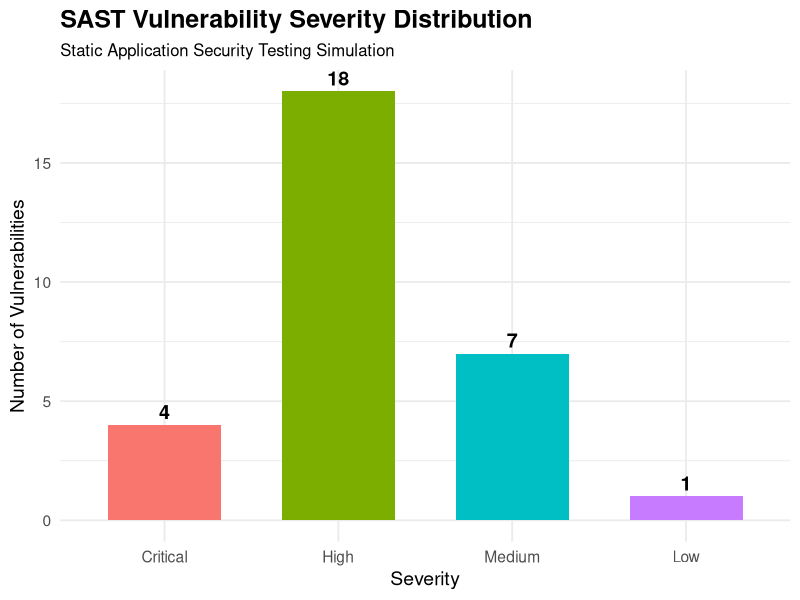
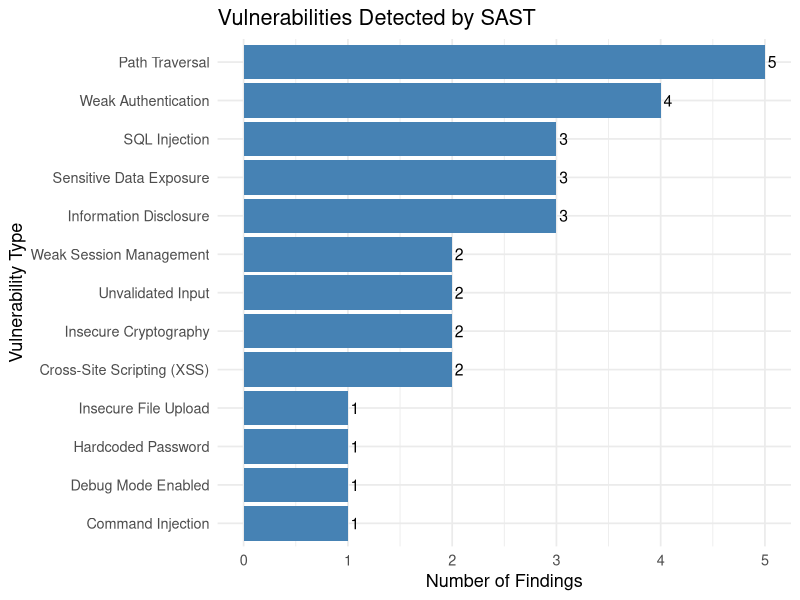
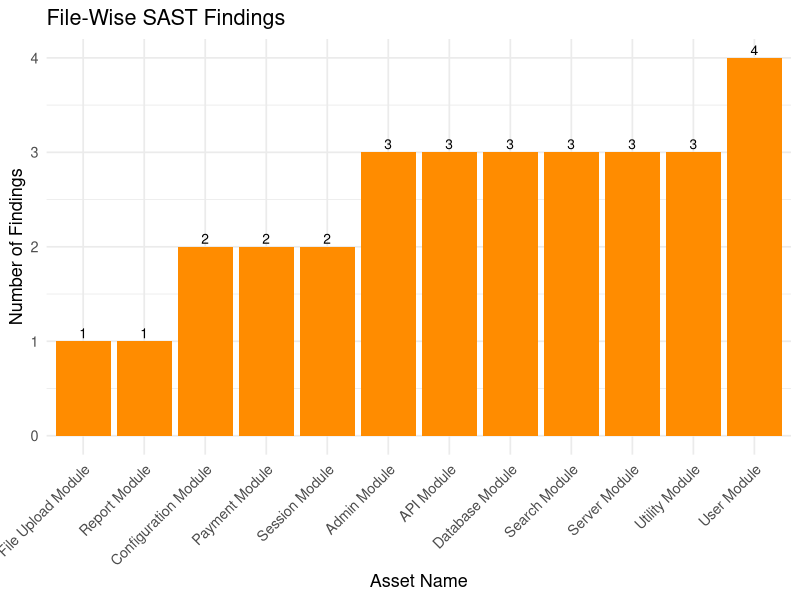
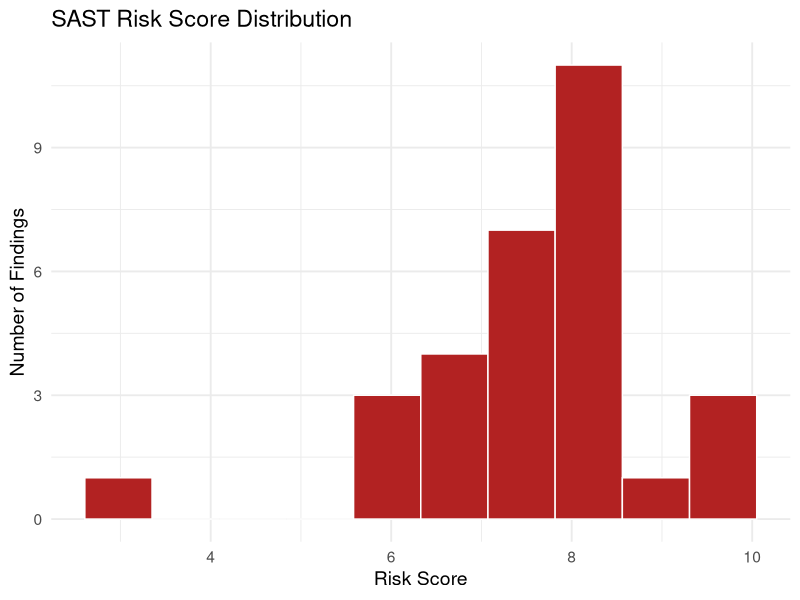
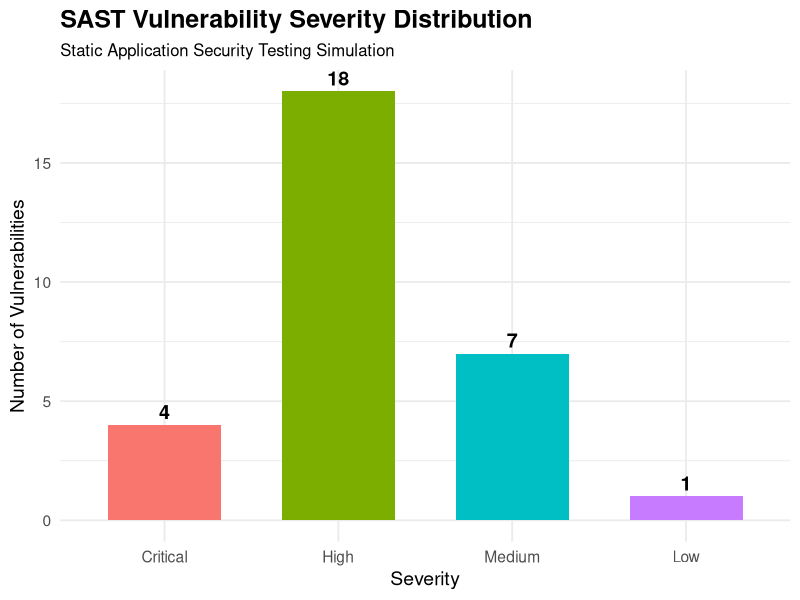
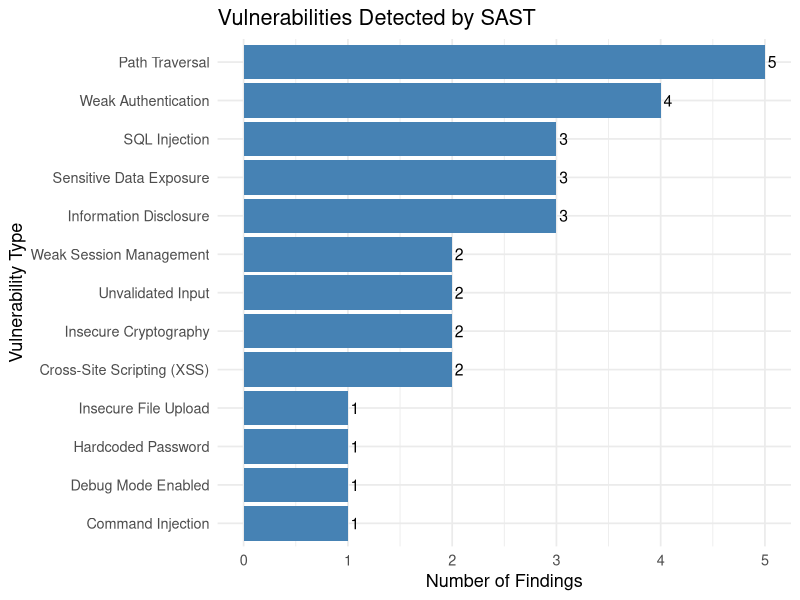
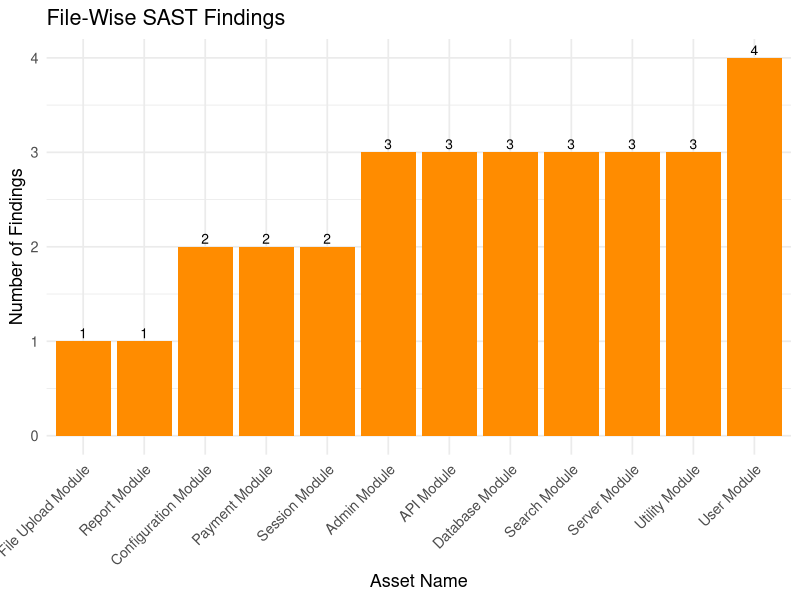
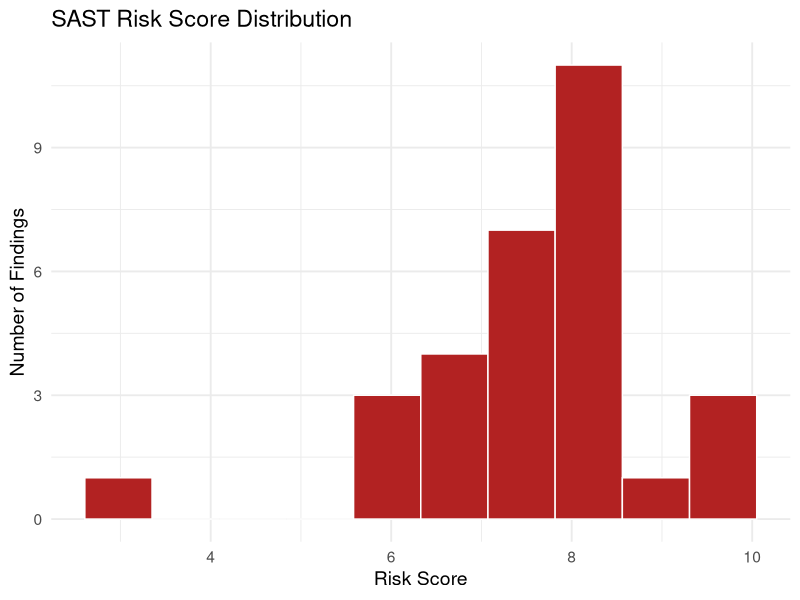

Generate these figures, in order, with R:
# ================================================================
# CO3 PART 1
# STATIC APPLICATION SECURITY TESTING (SAST) SIMULATION
# ================================================================

# ------------------------------------------------
# 1. LOAD REQUIRED LIBRARIES
# ------------------------------------------------

library(ggplot2)
library(dplyr)
library(tidyr)
library(scales)

# ------------------------------------------------
# 2. PROJECT INFORMATION
# ------------------------------------------------

cat("\n")
cat("============================================================\n")
cat("       CO3 PART 1 - SAST SECURITY SIMULATION\n")
cat("============================================================\n")
cat("Subject : DevSecOps Engineering and Application Security\n")
cat("Activity: Static Application Security Testing (SAST)\n")
cat("Language: R Programming\n")
cat("============================================================\n\n")

# ------------------------------------------------
# 3. CREATE SYNTHETIC SOURCE CODE DATA
# ------------------------------------------------
# Simulates files scanned by a SAST tool

source_files <- data.frame(
  
  Asset_ID = paste0("A", sprintf("%02d", 1:15)),
  
  Asset_Name = c(
    "Login Module",
    "Database Module",
    "Authentication Module",
    "Payment Module",
    "User Module",
    "API Module",
    "Configuration Module",
    "Admin Module",
    "File Upload Module",
    "Search Module",
    "Session Module",
    "Report Module",
    "Email Module",
    "Server Module",
    "Utility Module"
  ),
  
  File_ID = 1:15,
  
  File_Name = c(
    "login.py",
    "database.py",
    "auth.py",
    "payment.py",
    "user.py",
    "api.py",
    "config.py",
    "admin.py",
    "upload.py",
    "search.py",
    "session.py",
    "report.py",
    "email.py",
    "server.py",
    "utils.py"
  ),
  
  Language = c(
    "Python",
    "Python",
    "Python",
    "Python",
    "Python",
    "Python",
    "Python",
    "Python",
    "Python",
    "Python",
    "Python",
    "Python",
    "Python",
    "Python",
    "Python"
  ),
  
  Lines_of_Code = c(
    260, 395, 325, 410, 205,
    485, 165, 290, 345, 305,
    350, 235, 195, 435, 215
  )
)

cat("SOURCE CODE ASSETS SCANNED\n")
cat("------------------------------------------------------------\n")
print(source_files)

# ------------------------------------------------
# 4. SAST VULNERABILITY DATABASE
# ------------------------------------------------

vulnerability_types <- data.frame(
  
  Vulnerability_ID = paste0(
    "V",
    sprintf("%02d", 1:15)
  ),
  
  Vulnerability = c(
    "SQL Injection",
    "Hardcoded Password",
    "Cross-Site Scripting (XSS)",
    "Weak Authentication",
    "Command Injection",
    "Insecure File Upload",
    "Unvalidated Input",
    "Insecure Cryptography",
    "Information Disclosure",
    "Debug Mode Enabled",
    "Path Traversal",
    "Missing Access Control",
    "Weak Session Management",
    "Insecure API Endpoint",
    "Sensitive Data Exposure"
  ),
  
  Severity = c(
    "Critical",
    "High",
    "High",
    "High",
    "Critical",
    "High",
    "Medium",
    "Medium",
    "Medium",
    "Low",
    "High",
    "Critical",
    "High",
    "Medium",
    "High"
  ),
  
  CWE = c(
    "CWE-89",
    "CWE-798",
    "CWE-79",
    "CWE-287",
    "CWE-78",
    "CWE-434",
    "CWE-20",
    "CWE-327",
    "CWE-200",
    "CWE-489",
    "CWE-22",
    "CWE-862",
    "CWE-613",
    "CWE-918",
    "CWE-200"
  ),
  
  Risk_Score = c(
    9.8,
    8.5,
    8.2,
    8.0,
    9.1,
    8.1,
    6.5,
    6.8,
    5.9,
    3.1,
    7.8,
    9.0,
    7.5,
    6.7,
    8.3
  )
)

cat("\n")
cat("SAST VULNERABILITY RULE DATABASE\n")
cat("------------------------------------------------------------\n")
print(vulnerability_types)

# ------------------------------------------------
# 5. SIMULATE SAST SCAN
# ------------------------------------------------

set.seed(74)

# Randomly select files for vulnerability findings

selected_files <- sample(
  source_files$File_Name,
  size = 30,
  replace = TRUE
)

# Randomly select vulnerabilities

selected_vulnerabilities <- sample(
  1:nrow(vulnerability_types),
  size = 30,
  replace = TRUE
)

# Create findings

sast_findings <- data.frame(
  
  Finding_ID = paste0(
    "SAST-",
    sprintf("%03d", 1:30)
  ),
  
  Asset_ID = source_files$Asset_ID[
    match(
      selected_files,
      source_files$File_Name
    )
  ],
  
  Asset_Name = source_files$Asset_Name[
    match(
      selected_files,
      source_files$File_Name
    )
  ],
  
  File_Name = selected_files,
  
  Vulnerability_ID =
    vulnerability_types$Vulnerability_ID[
      selected_vulnerabilities
    ],
  
  Vulnerability =
    vulnerability_types$Vulnerability[
      selected_vulnerabilities
    ],
  
  Severity =
    vulnerability_types$Severity[
      selected_vulnerabilities
    ],
  
  CWE =
    vulnerability_types$CWE[
      selected_vulnerabilities
    ],
  
  Risk_Score =
    vulnerability_types$Risk_Score[
      selected_vulnerabilities
    ]
)

# Add simulated line numbers

sast_findings$Line_Number <- sample(
  10:450,
  nrow(sast_findings),
  replace = TRUE
)

# Add status

sast_findings$Status <- ifelse(
  sast_findings$Severity %in%
    c("Critical", "High"),
  "Open - Immediate Fix",
  "Open - Review"
)

cat("\n")
cat("============================================================\n")
cat("              SAST SCAN COMPLETED\n")
cat("============================================================\n")

cat("\nTotal Assets Scanned      :", nrow(source_files))
cat("\nTotal Source Files Scanned :", nrow(source_files))
cat("\nTotal Lines of Code       :",
    format(
      sum(source_files$Lines_of_Code),
      big.mark = ","
    ))
cat("\nTotal Findings            :", nrow(sast_findings))
cat("\n")

# ------------------------------------------------
# 6. DISPLAY SAST FINDINGS
# ------------------------------------------------

cat("\n")
cat("SAST FINDINGS\n")
cat("------------------------------------------------------------\n")

print(sast_findings)

# ------------------------------------------------
# 7. SEVERITY ANALYSIS
# ------------------------------------------------

severity_summary <- sast_findings %>%
  
  count(Severity) %>%
  
  mutate(
    Percentage =
      round(
        n / sum(n) * 100,
        2
      )
  )

# Maintain correct security order

severity_summary$Severity <- factor(
  severity_summary$Severity,
  levels = c(
    "Critical",
    "High",
    "Medium",
    "Low"
  )
)

severity_summary <- severity_summary %>%
  arrange(Severity)

cat("\n")
cat("============================================================\n")
cat("              SEVERITY SUMMARY\n")
cat("============================================================\n")

print(severity_summary)

# ------------------------------------------------
# 8. VULNERABILITY TYPE SUMMARY
# ------------------------------------------------

vulnerability_summary <- sast_findings %>%
  
  count(
    Vulnerability,
    Severity
  ) %>%
  
  arrange(
    desc(n)
  )

cat("\n")
cat("============================================================\n")
cat("          VULNERABILITY TYPE SUMMARY\n")
cat("============================================================\n")

print(vulnerability_summary)

# ------------------------------------------------
# 9. FILE-WISE VULNERABILITY SUMMARY
# ------------------------------------------------

file_summary <- sast_findings %>%
  
  count(
    Asset_Name,
    File_Name,
    name = "Vulnerabilities"
  ) %>%
  
  arrange(
    desc(Vulnerabilities)
  )

cat("\n")
cat("============================================================\n")
cat("             FILE-WISE FINDINGS\n")
cat("============================================================\n")

print(file_summary)

# ------------------------------------------------
# 10. CRITICAL AND HIGH RISK FINDINGS
# ------------------------------------------------

high_risk <- sast_findings %>%
  
  filter(
    Severity %in%
      c(
        "Critical",
        "High"
      )
  ) %>%
  
  arrange(
    desc(Risk_Score)
  )

cat("\n")
cat("============================================================\n")
cat("       CRITICAL / HIGH RISK VULNERABILITIES\n")
cat("============================================================\n")

print(high_risk)

# ------------------------------------------------
# 11. SECURITY RISK SCORE ANALYSIS
# ------------------------------------------------

average_risk <- mean(
  sast_findings$Risk_Score
)

maximum_risk <- max(
  sast_findings$Risk_Score
)

critical_count <- sum(
  sast_findings$Severity == "Critical"
)

high_count <- sum(
  sast_findings$Severity == "High"
)

medium_count <- sum(
  sast_findings$Severity == "Medium"
)

low_count <- sum(
  sast_findings$Severity == "Low"
)

cat("\n")
cat("============================================================\n")
cat("              RISK ANALYSIS\n")
cat("============================================================\n")

cat("\nAverage Risk Score :", round(average_risk, 2))
cat("\nMaximum Risk Score :", round(maximum_risk, 2))
cat("\nCritical Findings  :", critical_count)
cat("\nHigh Findings      :", high_count)
cat("\nMedium Findings    :", medium_count)
cat("\nLow Findings       :", low_count)
cat("\n")

# ------------------------------------------------
# 12. SECURITY GATE DECISION
# ------------------------------------------------
# DevSecOps security gate:
# Critical or High vulnerabilities cause failure.

if (
  critical_count > 0 |
  high_count > 0
) {
  
  security_status <- "FAILED"
  
  security_message <-
    "Critical/High vulnerabilities detected. Fix before deployment."
  
} else {
  
  security_status <- "PASSED"
  
  security_message <-
    "No Critical/High vulnerabilities detected."
}

cat("\n")
cat("============================================================\n")
cat("                 SECURITY GATE\n")
cat("============================================================\n")

cat("\nSecurity Status :", security_status)
cat("\nDecision        :", security_message)
cat("\n")

# ------------------------------------------------
# 13. SAST SUMMARY TABLE
# ------------------------------------------------

summary_table <- data.frame(
  
  Metric = c(
    "Assets Scanned",
    "Files Scanned",
    "Lines of Code",
    "Total Findings",
    "Critical",
    "High",
    "Medium",
    "Low",
    "Average Risk Score",
    "Maximum Risk Score",
    "Security Gate"
  ),
  
  Result = c(
    nrow(source_files),
    nrow(source_files),
    
    format(
      sum(source_files$Lines_of_Code),
      big.mark = ","
    ),
    
    nrow(sast_findings),
    
    critical_count,
    high_count,
    medium_count,
    low_count,
    
    round(
      average_risk,
      2
    ),
    
    round(
      maximum_risk,
      2
    ),
    
    security_status
  )
)

cat("\n")
cat("============================================================\n")
cat("               SAST FINAL SUMMARY TABLE\n")
cat("============================================================\n")

print(summary_table)

# ------------------------------------------------
# 14. GRAPH 1 - SEVERITY DISTRIBUTION
# ------------------------------------------------

p1 <- ggplot(
  severity_summary,
  aes(
    x = Severity,
    y = n,
    fill = Severity
  )
) +
  
  geom_col(
    width = 0.65
  ) +
  
  geom_text(
    aes(
      label = n
    ),
    vjust = -0.4,
    size = 5,
    fontface = "bold"
  ) +
  
  labs(
    title =
      "SAST Vulnerability Severity Distribution",
    
    subtitle =
      "Static Application Security Testing Simulation",
    
    x =
      "Severity",
    
    y =
      "Number of Vulnerabilities"
  ) +
  
  theme_minimal(
    base_size = 14
  ) +
  
  theme(
    plot.title =
      element_text(
        face = "bold",
        size = 18
      ),
    
    plot.subtitle =
      element_text(
        size = 12
      ),
    
    legend.position = "none"
  )

print(p1)

# ------------------------------------------------
# 15. GRAPH 2 - VULNERABILITY TYPES
# ------------------------------------------------

p2 <- sast_findings %>%
  
  count(
    Vulnerability
  ) %>%
  
  arrange(
    n
  ) %>%
  
  ggplot(
    aes(
      x = n,
      y = reorder(
        Vulnerability,
        n
      )
    )
  ) +
  
  geom_col(
    fill = "steelblue"
  ) +
  
  geom_text(
    aes(
      label = n
    ),
    hjust = -0.3,
    size = 4
  ) +
  
  labs(
    title =
      "Vulnerabilities Detected by SAST",
    
    x =
      "Number of Findings",
    
    y =
      "Vulnerability Type"
  ) +
  
  theme_minimal(
    base_size = 13
  )

print(p2)

# ------------------------------------------------
# 16. GRAPH 3 - FILE-WISE FINDINGS
# ------------------------------------------------

p3 <- file_summary %>%
  
  ggplot(
    aes(
      x = reorder(
        Asset_Name,
        Vulnerabilities
      ),
      
      y = Vulnerabilities
    )
  ) +
  
  geom_col(
    fill = "darkorange"
  ) +
  
  geom_text(
    aes(
      label = Vulnerabilities
    ),
    vjust = -0.3,
    size = 3.5
  ) +
  
  labs(
    title =
      "File-Wise SAST Findings",
    
    x =
      "Asset Name",
    
    y =
      "Number of Findings"
  ) +
  
  theme_minimal(
    base_size = 13
  ) +
  
  theme(
    axis.text.x =
      element_text(
        angle = 45,
        hjust = 1
      )
  )

print(p3)

# ------------------------------------------------
# 17. GRAPH 4 - RISK SCORE DISTRIBUTION
# ------------------------------------------------

p4 <- ggplot(
  sast_findings,
  aes(
    x = Risk_Score
  )
) +
  
  geom_histogram(
    bins = 10,
    fill = "firebrick",
    color = "white"
  ) +
  
  labs(
    title =
      "SAST Risk Score Distribution",
    
    x =
      "Risk Score",
    
    y =
      "Number of Findings"
  ) +
  
  theme_minimal(
    base_size = 14
  )

print(p4)

# ------------------------------------------------
# 18. EXPORT DATA TO CSV
# ------------------------------------------------

write.csv(
  source_files,
  "CO3_PART1_Source_Assets.csv",
  row.names = FALSE
)

write.csv(
  sast_findings,
  "CO3_PART1_SAST_Findings.csv",
  row.names = FALSE
)

write.csv(
  summary_table,
  "CO3_PART1_SAST_Summary.csv",
  row.names = FALSE
)

write.csv(
  severity_summary,
  "CO3_PART1_Severity_Summary.csv",
  row.names = FALSE
)

write.csv(
  vulnerability_summary,
  "CO3_PART1_Vulnerability_Summary.csv",
  row.names = FALSE
)

write.csv(
  file_summary,
  "CO3_PART1_File_Wise_Summary.csv",
  row.names = FALSE
)

# ------------------------------------------------
# 19. SAVE GRAPHS
# ------------------------------------------------

ggsave(
  "CO3_PART1_Severity_Distribution.png",
  p1,
  width = 10,
  height = 6,
  dpi = 300
)

ggsave(
  "CO3_PART1_Vulnerability_Types.png",
  p2,
  width = 11,
  height = 7,
  dpi = 300
)

ggsave(
  "CO3_PART1_File_Wise_Findings.png",
  p3,
  width = 11,
  height = 7,
  dpi = 300
)

ggsave(
  "CO3_PART1_Risk_Distribution.png",
  p4,
  width = 10,
  height = 6,
  dpi = 300
)

# ------------------------------------------------
# 20. FINAL REPORT
# ------------------------------------------------

cat("\n\n")
cat("============================================================\n")
cat("             FINAL SAST SECURITY REPORT\n")
cat("============================================================\n")

cat("\nApplication Scan       : COMPLETED")

cat(
  "\nAssets Scanned         :",
  nrow(source_files)
)

cat(
  "\nSource Files Scanned   :",
  nrow(source_files)
)

cat(
  "\nTotal Lines Scanned    :",
  format(
    sum(source_files$Lines_of_Code),
    big.mark = ","
  )
)

cat(
  "\nTotal Vulnerabilities  :",
  nrow(sast_findings)
)

cat("\n\nSeverity Distribution:")

cat(
  "\n  Critical :",
  critical_count
)

cat(
  "\n  High     :",
  high_count
)

cat(
  "\n  Medium   :",
  medium_count
)

cat(
  "\n  Low      :",
  low_count
)

cat(
  "\n\nAverage Risk Score     :",
  round(
    average_risk,
    2
  )
)

cat(
  "\nMaximum Risk Score     :",
  round(
    maximum_risk,
    2
  )
)

cat(
  "\n\nSECURITY GATE          :",
  security_status
)

cat("\n\nRecommendation:")

cat(
  "\n",
  security_message
)

cat(
  "\n\n============================================================\n"
)

cat(
  "              CO3 PART 1 COMPLETED\n"
)

cat(
  "============================================================\n"
)
